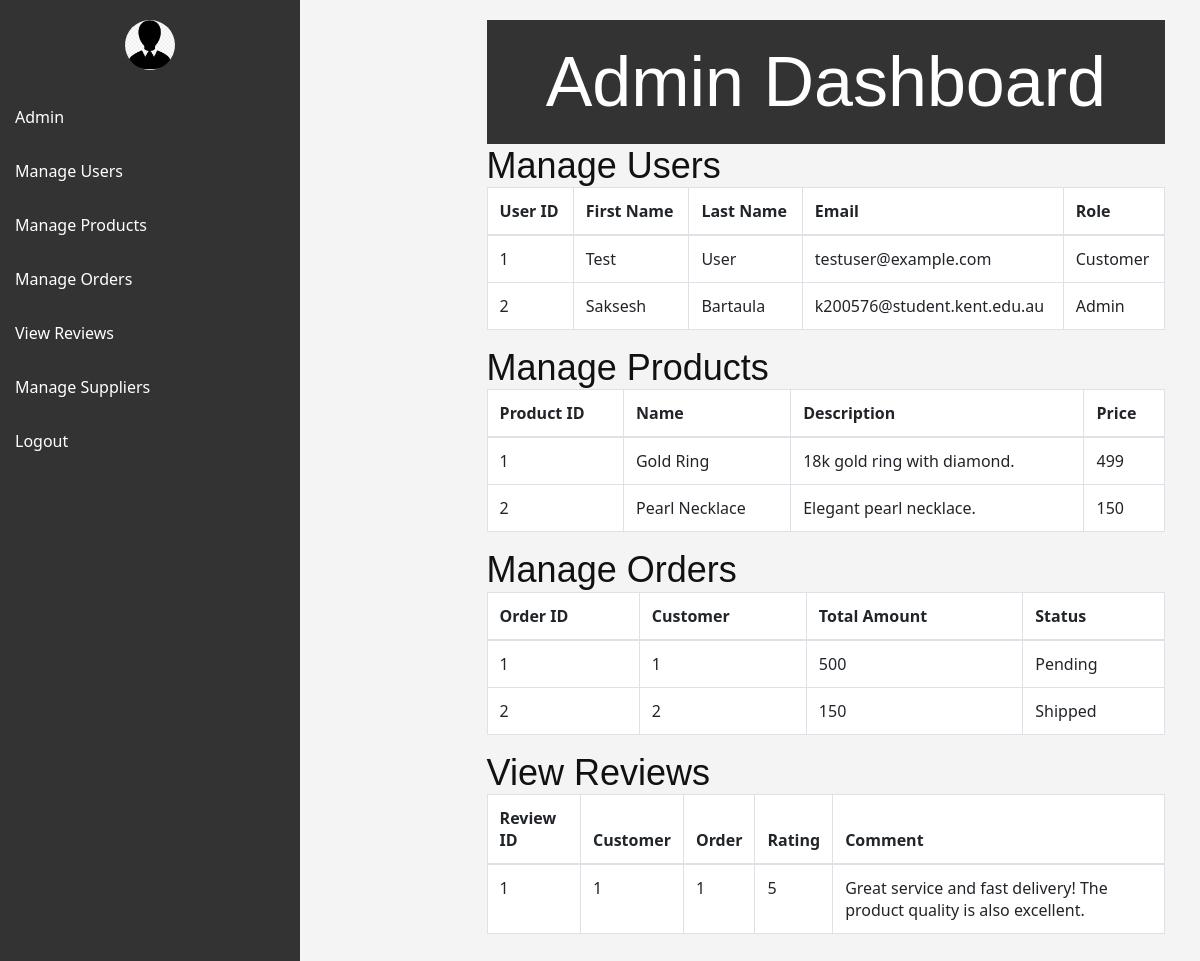
The app's page /admin.php with its own data.
### tables this page shows
CREATE TABLE `user` (
  `Id` int(11) NOT NULL,
  `FName` varchar(50) NOT NULL,
  `LName` varchar(50) NOT NULL,
  `Phone_no` varchar(20) NOT NULL,
  `Password` varchar(255) NOT NULL,
  `Email` varchar(50) NOT NULL,
  `Type` varchar(50) NOT NULL,
  `gender` varchar(10) NOT NULL,
  `delete_flag` tinyint(1) NOT NULL DEFAULT 0,
  `date_created` datetime NOT NULL DEFAULT current_timestamp(),
  `date_updated` datetime DEFAULT NULL ON UPDATE current_timestamp()
);

CREATE TABLE `product_item` (
  `Id` int(50) NOT NULL,
  `Category_id` int(50) DEFAULT NULL,
  `Name` varchar(100) NOT NULL,
  `Description` varchar(255) NOT NULL,
  `Price` float NOT NULL DEFAULT 0,
  `Image_path` varchar(255) DEFAULT NULL,
  `Status` tinyint(1) NOT NULL DEFAULT 1,
  `Delete_flag` tinyint(1) NOT NULL DEFAULT 0,
  `Date_created` datetime NOT NULL DEFAULT current_timestamp(),
  `Date_updated` datetime DEFAULT NULL ON UPDATE current_timestamp()
);

CREATE TABLE `orders` (
  `Id` int(50) NOT NULL,
  `User_id` int(50) DEFAULT NULL,
  `Total_price` float NOT NULL,
  `Order_date` datetime NOT NULL DEFAULT current_timestamp(),
  `Status` varchar(20) NOT NULL DEFAULT 'Pending'
);

CREATE TABLE `review` (
  `Id` int(50) NOT NULL,
  `Customer_id` int(50) NOT NULL,
  `Shop_order_id` int(50) NOT NULL,
  `Rating` int(10) NOT NULL,
  `Comment` text NOT NULL,
  `Date_created` datetime NOT NULL DEFAULT current_timestamp()
);

### admin.php (the view, shortened to what this page needs)
<?php
include 'config.php';
function fetchAllUsers($conn) {
    $sql = "SELECT * FROM User";
    $result = $conn->query($sql);
    if ($result->num_rows > 0) {
        return $result->fetch_all(MYSQLI_ASSOC);
    } else {
        return [];
    }
}
function fetchProducts($conn) {
    $sql = "SELECT * FROM Product_item";
    $result = $conn->query($sql);
    if ($result->num_rows > 0) {
        return $result->fetch_all(MYSQLI_ASSOC);
    } else {
        return [];
    }
}
function fetchOrders($conn) {
    $sql = "SELECT * FROM orders";
    $result = $conn->query($sql);
    if ($result->num_rows > 0) {
        return $result->fetch_all(MYSQLI_ASSOC);
    } else {
        return [];
    }
}
function fetchReviews($conn) {
    $sql = "SELECT * FROM Review";
    $result = $conn->query($sql);
    if ($result->num_rows > 0) {
        return $result->fetch_all(MYSQLI_ASSOC);
    } else {
        return [];
    }
}
?>
<!DOCTYPE html>
<html lang="en">
<head>
      <link href="https://cdn.jsdelivr.net/npm/bootstrap@5.3.0/dist/css/bootstrap.min.css" rel="stylesheet">
      <link rel="stylesheet" href="css/bootstrap.min.css" type="text/css">
    <link rel="stylesheet" href="css/font-awesome.min.css" type="text/css">
    <link rel="stylesheet" href="css/style.css" type="text/css">
</head>
<body>
<div id="navbar">
        <img src="img/admin.png" alt="Profile Picture">
        <a href="admin.php">Admin</a>
        <a href="manage_users.php">Manage Users</a>
        <a href="manage_products.php">Manage Products</a>
        <a href="manage_orders.php">Manage Orders</a>
        <a href="manage_reviews.php">View Reviews</a>
        <a href="manage_suppliers.php">Manage Suppliers</a>
        <a href="logout.php">Logout</a>
    </div>
    <div class="container">
        <div class="content">
            <h1>Admin Dashboard</h1>
            <section>
    <h2>Manage Users</h2>
    <div class="table-responsive">
        <table class="table table-bordered">
            <thead>
                <tr>
                    <th>User ID</th>
                    <th>First Name</th>
                    <th>Last Name</th>
                    <th>Email</th>
                    <th>Role</th>
                </tr>
            </thead>
            <tbody>
                <?php
                $users = fetchAllUsers($conn);
                foreach ($users as $user) {
                    echo "<tr>";
                    echo "<td>{$user['Id']}</td>";
                    echo "<td>{$user['FName']}</td>";
                    echo "<td>{$user['LName']}</td>";
                    echo "<td>{$user['Email']}</td>";
                    echo "<td>{$user['Type']}</td>";
                    echo "</tr>";
                }
                ?>
            </tbody>
        </table>
    </div>
</section>
<section>
    <h2>Manage Products</h2>
    <div class="table-responsive">
        <table class="table table-bordered">
            <thead>
                <tr>
                    <th>Product ID</th>
                    <th>Name</th>
                    <th>Description</th>
                    <th>Price</th>
                </tr>
            </thead>
            <tbody>
                <?php
                $products = fetchProducts($conn);
                foreach ($products as $product) {
                    echo "<tr>";
                    echo "<td>{$product['Id']}</td>";
                    echo "<td>{$product['Name']}</td>";
                    echo "<td>{$product['Description']}</td>";
                    echo "<td>{$product['Price']}</td>";
                    echo "</tr>";
                }
                ?>
            </tbody>
        </table>
    </div>
</section>
<section>
    <h2>Manage Orders</h2>
    <div class="table-responsive">
        <table class="table table-bordered">
            <thead>
                <tr>
                    <th>Order ID</th>
                    <th>Customer</th>
                    <th>Total Amount</th>
                    <th>Status</th>
                </tr>
            </thead>
            <tbody>
                <?php
                $orders = fetchOrders($conn);
                foreach ($orders as $order) {
                    echo "<tr>";
                    echo "<td>{$order['Id']}</td>";
                    echo "<td>{$order['User_id']}</td>";
                    echo "<td>{$order['Total_price']}</td>";
                    echo "<td>{$order['Status']}</td>";
                     echo "</tr>";
                }
                ?>
            </tbody>
        </table>
    </div>
</section>
<section>
    <h2>View Reviews</h2>
    <div class="table-responsive">
        <table class="table table-bordered">
            <thead>
                <tr>
                    <th>Review ID</th>
                    <th>Customer</th>
                    <th>Order</th>
                    <th>Rating</th>
                    <th>Comment</th>
                </tr>
            </thead>
            <tbody>
                <?php
                $reviews = fetchReviews($conn);
                foreach ($reviews as $review) {
                    echo "<tr>";
                    echo "<td>{$review['Id']}</td>";
                    echo "<td>{$review['Customer_id']}</td>";
                    echo "<td>{$review['Shop_order_id']}</td>";
                    echo "<td>{$review['Rating']}</td>";
                    echo "<td>{$review['Comment']}</td>";
                    echo "</tr>";
                }
                ?>
            </tbody>
        </table>
    </div>
</section>
        </div>
    </div>
</body>
</html>

### css/style.css (style rules this page uses)
html, body { height: 100%; font-family: "Cairo", sans-serif; -webkit-font-smoothing: antialiased; font-smoothing: antialiased; }
h1, h2, h3, h4, h5, h6 { margin: 0; color: #111111; font-weight: 400; font-family: "Cairo", sans-serif; }
h1 { font-size: 70px; }
h2 { font-size: 36px; }
img { max-width: 100%; }
@media only screen and (min-width: 1200px) { .container { max-width: 1170px; } }

### admin.php (style rules this page uses)
body { font-family: 'Segoe UI', Tahoma, Geneva, Verdana, sans-serif; background-color: #f4f4f4; margin: 0; padding: 0; display: flex; }
#navbar { width: 300px; background-color: #333; padding-top: 20px; position: fixed; height: 100%; overflow: auto; color: white; transition: width 0.3s; }
#navbar img { width: 50px; height: 50px; border-radius: 50%; object-fit: cover; margin: 0 auto; display: block; margin-bottom: 20px; }
#navbar a { padding: 15px; text-decoration: none; font-size: 16px; color: #fff; display: block; transition: background-color 0.3s; }
.content { margin-left: 300px; padding: 20px; transition: margin-left 0.3s; width: calc(100% - 300px); box-sizing: border-box; }
h1 { text-align: center; padding: 20px; background-color: #333; color: #fff; }

### records on screen
user: Id "1", FName "Test", LName "User", Email "testuser@example.com", Type "Customer"
user: Id "2", FName "Saksesh", LName "Bartaula", Email "k200576@student.kent.edu.au", Type "Admin"
product_item: Id "1", Name "Gold Ring", Description "18k gold ring with diamond.", Price "499"
product_item: Id "2", Name "Pearl Necklace", Description "Elegant pearl necklace.", Price "150"
orders: Id "1", User "1", Total_price "500", Status "Pending"
orders: Id "2", User "2", Total_price "150", Status "Shipped"
review: Id "1", Customer "1", Shop_order "1", Rating "5", Comment "Great service and fast delivery! The product quality is also excellent."
